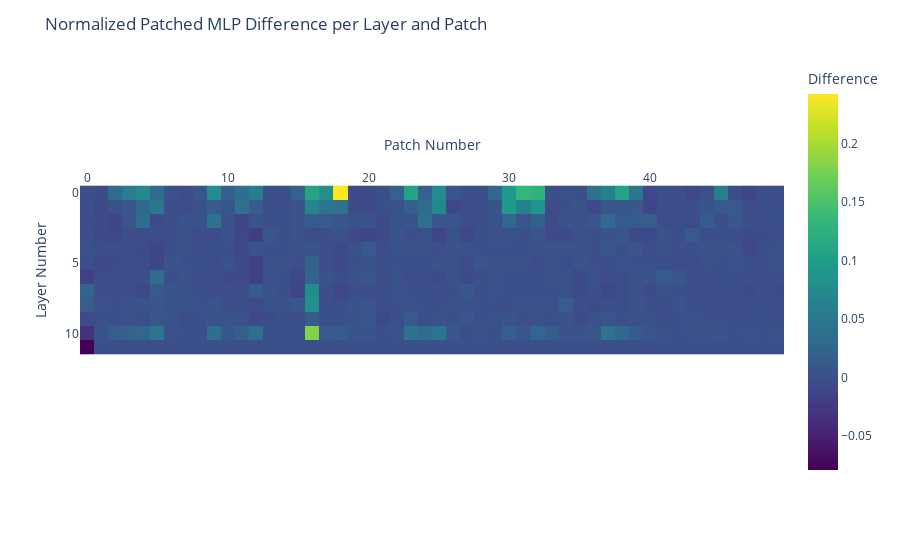

Notebook code for this chart:
### Code cell
import plotly.express as px
import numpy as np

# Assuming patched_mlp_diff is a 2D numpy array with shape (n_layers, n_patches)
# For demonstration, let's create a dummy 2D array if not already defined
# This should be replaced with: patched_mlp_diff.detach().numpy() if you have the tensor
n_layers = 12  # Example number of layers
n_patches = 50  # Example number of patches

# Create a text label array to display layer and patch numbers
text_labels = np.array([['Layer: {}, Patch: {}'.format(i, j) for j in range(n_patches)] for i in range(n_layers)])

fig = px.imshow(
    np_mlp_diff,
    labels=dict(x="Patch Number", y="Layer Number", color="Difference"),
    x=np.arange(n_patches),
    y=np.arange(n_layers),
    text_auto=False,
    color_continuous_scale='viridis'  # or any other color scale
)

# Update traces to show custom text (layer and patch numbers)
for i in range(len(fig.data)):
    fig.data[i].text = text_labels
    fig.data[i].hovertemplate = 'Layer: %{y}<br>Patch: %{x}<br>Difference: %{z}<extra></extra>'

fig.update_layout(
    title="Normalized Patched MLP Difference per Layer and Patch",
    xaxis_title="Patch Number",
    yaxis_title="Layer Number"
)

fig.update_xaxes(side="top")  # Move the x-axis to the top

# Save the plot as HTML file
file_path = "/home/mila/s/sonia.joseph/prisma-development/html/activation_patching_mlp.html"
fig.write_html(file_path)

file_path

fig.show()

### Figure 1 — Plotly figure (JSON) as saved in the notebook; plotly's stock layout.template omitted (floating-point values rounded to 4 significant figures; data arrays with more than 128 entries replaced by an {"elided": "..."} marker saying what was removed)
{"data": [{"coloraxis": "coloraxis", "hovertemplate": "Layer: %{y}<br>Patch: %{x}<br>Difference: %{z}<extra></extra>", "name": "0", "text": {"elided": "12x50 str values"}, "type": "heatmap", "x": [0, 1, 2, 3, 4, 5, 6, 7, 8, 9, 10, 11, 12, 13, 14, 15, 16, 17, 18, 19, 20, 21, 22, 23, 24, 25, 26, 27, 28, 29, 30, 31, 32, 33, 34, 35, 36, 37, 38, 39, 40, 41, 42, 43, 44, 45, 46, 47, 48, 49], "xaxis": "x", "y": [0, 1, 2, 3, 4, 5, 6, 7, 8, 9, 10, 11], "yaxis": "y", "z": {"elided": "12x50 float values"}}], "layout": {"coloraxis": {"colorbar": {"title": {"text": "Difference"}}, "colorscale": [[0, "#440154"], [0.1111, "#482878"], [0.2222, "#3e4989"], [0.3333, "#31688e"], [0.4444, "#26828e"], [0.5556, "#1f9e89"], [0.6667, "#35b779"], [0.7778, "#6ece58"], [0.8889, "#b5de2b"], [1, "#fde725"]]}, "margin": {"t": 60}, "title": {"text": "Normalized Patched MLP Difference per Layer and Patch"}, "xaxis": {"anchor": "y", "constrain": "domain", "domain": [0, 1], "scaleanchor": "y", "side": "top", "title": {"text": "Patch Number"}}, "yaxis": {"anchor": "x", "autorange": "reversed", "constrain": "domain", "domain": [0, 1], "title": {"text": "Layer Number"}}}}
